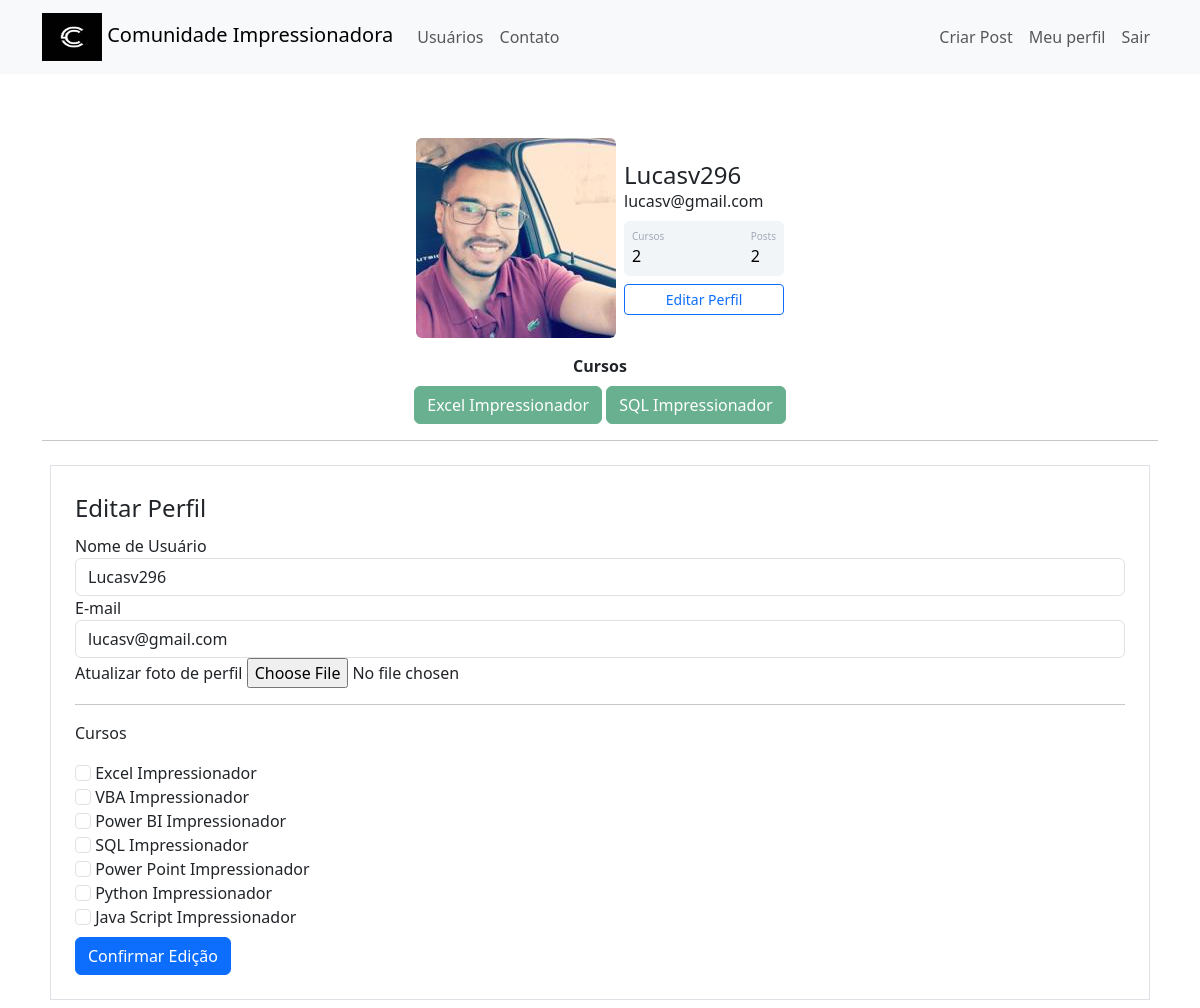
/perfil/editar (signed in), run on the app's committed database.
### comunidadeimpressionadora/models.py (models this page shows)
class Usuario(database.Model, UserMixin):
    id = database.Column(database.Integer, primary_key=True)
    username = database.Column(database.String, nullable=False)
    email = database.Column(database.String, nullable=False, unique=True)
    senha = database.Column(database.String, nullable=False)
    foto_perfil = database.Column(database.String, default='default.jpg')
    posts = database.relationship('Post', backref='autor', lazy=True)
    cursos = database.Column(database.String, nullable=False, default='Não Informado')
    def contar_posts(self):
        return len(self.posts)

### comunidadeimpressionadora/routes.py (the view)
@app.route('/perfil/editar', methods=['GET', 'POST'])
@login_required
def editar_perfil():
    form = FormEditarPerfil()
    if form.validate_on_submit():
        current_user.email = form.email.data
        current_user.username = form.username.data
        if form.foto_perfil.data:
            nome_imagem = salvar_imagem(form.foto_perfil.data)
            current_user.foto_perfil = nome_imagem
        current_user.cursos = atualizar_cursos(form)
        database.session.commit()
        flash(f'Perfil atualizado com sucesso!', 'alert-success')
        return redirect(url_for('perfil'))
    elif request.method =="GET":
        form.email.data = current_user.email
        form.username.data = current_user.username
    foto_perfil = url_for('static', filename='fotos_perfil/{}'.format(current_user.foto_perfil))
    return render_template('editarperfil.html', foto_perfil=foto_perfil, form=form)

### comunidadeimpressionadora/forms.py (shortened to what this page needs)
class FormEditarPerfil(FlaskForm):
    username = StringField('Nome de Usuário', validators=[DataRequired()])
    email = StringField('E-mail', validators=[DataRequired(), Email()])
    foto_perfil = FileField("Atualizar foto de perfil", validators=[FileAllowed(['jpg', 'png'])])
    curso_excel = BooleanField('Excel Impressionador')
    curso_vba = BooleanField('VBA Impressionador')
    curso_powerbi = BooleanField('Power BI Impressionador')
    curso_sql = BooleanField('SQL Impressionador')
    curso_powerpoint = BooleanField('Power Point Impressionador')
    curso_python = BooleanField('Python Impressionador')
    curso_js = BooleanField('Java Script Impressionador')
    botao_submit_editarperfil = SubmitField('Confirmar Edição')

### comunidadeimpressionadora/models.py (called while the page is built)
@login_manager.user_loader
def load_usuario(id_usuario):
    return Usuario.query.get(int(id_usuario))

### comunidadeimpressionadora/templates/editarperfil.html (shortened to what this page needs)
{% extends 'perfil.html' %}
{% block form_editar_perfil %}
 <div class="container ">
            <hr>
            <div class="row ">
                <div class="col ">
                    <form method="POST" action="" class="border p-4 m-2" enctype="multipart/form-data">
                        <legend>Editar Perfil</legend>
                        <fieldset>
                            <div class="form-group">
                                {{ form.username.label(class="form-control-label") }}
                                {% if form.username.errors %}
                                    {{ form.username(class="form-control is-invalid") }}
                                <div class="invalid-feedback">
                                    {% for erro in form.username.errors %}
                                        {{ erro }}
                                    {% endfor %}
                                </div>
                                {% else %}
                                    {{ form.username(class="form-control") }}
                                {% endif %}
                            </div>
                            <div class="form-group">
                                {{ form.email.label(class="form-control-label") }}
                                {% if form.email.errors %}
                                    {{ form.email(class="form-control is-invalid") }}
                                <div class="invalid-feedback">
                                    {% for erro in form.email.errors %}
                                        {{ erro }}
                                    {% endfor %}
                                </div>
                                {% else %}
                                    {{ form.email(class="form-control") }}
                                {% endif %}
                            </div>
                            <div class="form-group">
                                {{ form.foto_perfil.label }}
                                {{ form.foto_perfil(class="form-control-file")}}
                            </div>
                            <hr>
                            <p>
                                Cursos
                            </p>
                            {% for campo in form %}
                                {% if 'curso_' in campo.name %}
                                <div class="form-group">
                                    {{ campo(class="form-check-input") }}
                                    {{ campo.label(class="form-check-label") }}
                                </div>
                                {% endif %}
                            {% endfor %}
                        </fieldset>
                            {{ form.botao_submit_editarperfil(class="btn btn-primary mt-2") }}
                    </form>
                </div>
            </div>
        </div>
{% endblock %}

### comunidadeimpressionadora/templates/perfil.html
{% extends 'base.html' %}
{% block body %}
<div class="container mt-5 d-flex justify-content-center">
            <div class="card p-3">
                <div class="d-flex align-items-center">
                    <div class="image pe-2">
                <img src="{{ foto_perfil }}" class="rounded" width="200" >
                    </div>
                <div class="ml-3 w-100">
                   <h4 class="mb-0 mt-0">{{current_user.username}}</h4>
                   <span>{{current_user.email}}</span>
                   <div class="p-2 mt-2 bg-primary d-flex justify-content-between rounded text-white stats">
                       {% if 'Não Informado' in current_user.cursos %}
                            <div class="d-flex flex-column">
                                <span class="articles">Cursos</span>
                                <span class="number1">0</span>
                            </div>
                       {% else %}
                            <div class="d-flex flex-column">
                                <span class="articles">Cursos</span>
                                <span class="number1">{{ current_user.cursos.count(';') + 1}}</span>
                            </div>
                       {% endif %}
                    <div class="d-flex flex-column">
                        <span class="rating">Posts</span>
                        <span class="number3">{{ current_user.contar_posts() }}</span>
                    </div>
                   </div>
                   <div class="button mt-2 d-flex flex-row align-items-center">
                       <a class="w-100" href="{{ url_for('editar_perfil')}}">
                           <button class="btn btn-sm btn-outline-primary w-100">Editar Perfil</button>
                       </a>
                   </div>
                </div>
                </div>
            </div>
</div>
<div class="row justify-content-center">
    <div class="col-4" style="text-align: center">
        <strong>Cursos</strong>
        <br>
        {% for curso in current_user.cursos.split(';') %}
            <button type="button" class="btn btn-success mt-2" disabled>{{ curso }}</button>
        {% endfor %}
    </div>
</div>
{% block form_editar_perfil %}
{% endblock %}
{% endblock %}

### comunidadeimpressionadora/static/main.css (style rules this page uses)
.card { width: 400px; border: none; border-radius: 10px; background-color: #fff; }
.stats { background: #f2f5f8 !important; color: #000 !important; }
.articles { font-size:10px; color: #a1aab9; }
.number1 { font-weight:500; }
.rating { font-size:10px; color: #a1aab9; }
.number3 { font-weight:500; }

### data on the page
Usuario: username "Lucasv296", email "lucasv@gmail.com", cursos "2"

### other printed values
{{ current_user.contar_posts() }} "2"
{{ curso }} "Excel Impressionador" "SQL Impressionador"
{{ campo.label(class="form-check-label") }} "Excel Impressionador" "VBA Impressionador" "Power BI Impressionador" "SQL Impressionador" "Power Point Impressionador" "Python Impressionador" "Java Script Impressionador"
